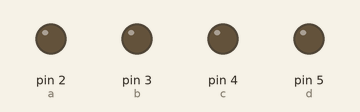
This sketch was run on a simulated Arduino Uno, built with avr-gcc and run on an emulated ATmega328P. Parts: output pins drawn as LEDs (lit = HIGH).

Above: at 0.1 s.
At 1.1 s:
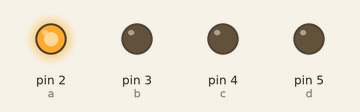
At 2.1 s:
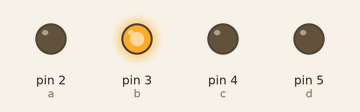
At 4.1 s:
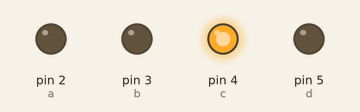
At 6.1 s:
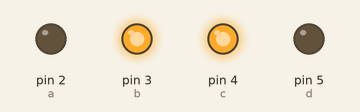
At 9.1 s:
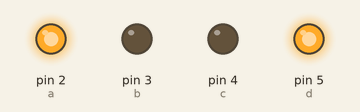
Timing chart, 0 to 10.6 s (numbered marks = the images above):
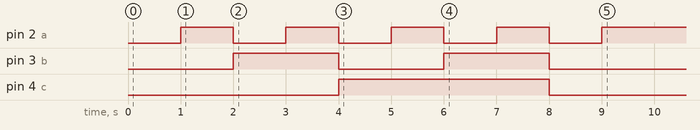

The sketch:

7447_display_decoder.ino
```cpp
int a = 2, b = 3, c = 4, d = 5;

int* toBinary(int a, int n){
  int* arr = malloc(sizeof(int) * n);
  for(int i=0;i<n;i++){
    arr[n - 1 - i] = a % 2;
    a /= 2;
  }
  return arr;
}
void setup() {
  Serial.begin(9600);
  pinMode(a, OUTPUT);
  pinMode(b, OUTPUT);
  pinMode(c, OUTPUT);
  pinMode(d, OUTPUT);
  for(int i=0;i<10;i++){
    int* arr = toBinary(i, 4);
    digitalWrite(a, arr[3] * HIGH);
    digitalWrite(b, arr[2] * HIGH);
    digitalWrite(c, arr[1] * HIGH);
    digitalWrite(d, arr[0] * HIGH);
    delay(1000);
  }
}

void loop() {
}
```
